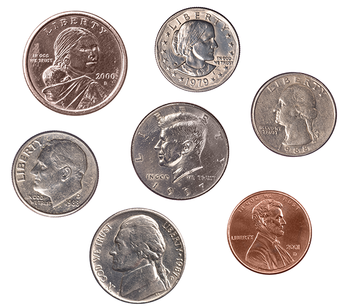
#> input picture images/coins01.png, 350 x 308 px
$ python simple_thresholding.py --image images/coins01.png
#> lines starting #> are read from the running program, lines starting #| are printed output that depends on the picture; after the words box and inside, x2 and y2 are one past the last pixel; in counts of white or black regions, pixels touching at a corner belong together
#3 types of thresholding: simple, Otsu and adaptive thresholding
#simple thresholding you manually supply the parameters
#otsu's thresholding automatically compute the optimal threshold value based
#on the input image.
#adaptive thresholding breaks the image down into smaller pieces and thresholds
#each of the pieces seperately.
"""
Thresholding is the binarization of an image. In general, we seek to convert a
grayscale image to a binary image, where the pixels are either 0 or 255.

A simple thresholding example would be selecting a threshold value T, and then
setting all pixel intensities less than T to 0, and all pixel values greater
than T to 255. In this way, we are able to create a binary representation of
the image.
"""
#thresholding is able to extract objects out of an image from
#the objects background
import argparse
import cv2

#build the argument parser
ap = argparse.ArgumentParser()
ap.add_argument("-i", "--image", type=str, required=True, help="path to input img")
args = vars(ap.parse_args())

image = cv2.imread(args["image"])
#> image is the input picture: shape (308, 350, 3); mean B, G, R 195.3, 198.1, 206.5
cv2.imshow("Original", image)

#convert to grayscale
gray = cv2.cvtColor(image, cv2.COLOR_BGR2GRAY)
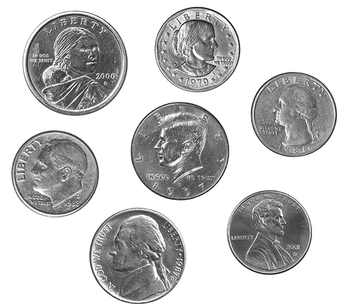
#> gray: shape (308, 350); min 5, max 255, mean 200.3
#apply a 7x7 guassian blur
blurred_gray = cv2.GaussianBlur(gray, (7, 7), 0)
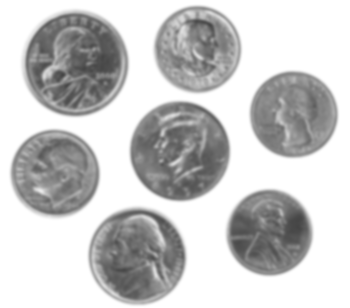
#> blurred_gray: shape (308, 350); min 69, max 255, mean 200.3

#basic thresholding
#the threshold_check number is the value used to to threshold.
#if a pixel is greater that pixel is set to black, if its under the threshold check
#then that pixel is set to white
#cv2.threshold(image_to_thresh, threshold_check(int), output_value_for_thresholding, cv2.THRESHOLDING_METHOD)
T, thresh_inv = cv2.threshold(blurred_gray, 100, 255, cv2.THRESH_BINARY_INV)
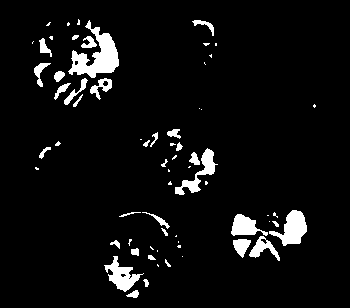
#> thresh_inv: shape (308, 350); 5.7% white; 66 white regions (32 under 20 px), largest, box (x1, y1, x2, y2) and area: (68, 20, 119, 78) 1268, (269, 210, 307, 246) 705, (104, 256, 144, 292) 584
cv2.imshow("Threshold Binary Inverse", thresh_inv)

#normal thresholding
T, thresh = cv2.threshold(blurred_gray, 100, 255, cv2.THRESH_BINARY)
cv2.imshow("Thresholding Binary", thresh)

#show the masked regions of the image
masked = cv2.bitwise_and(image, image, mask=thresh_inv)
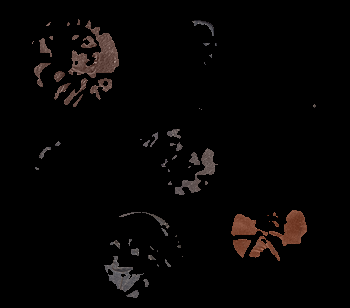
#> masked: shape (308, 350, 3); mean B, G, R 4.1, 4.5, 6.1
cv2.imshow("Output", masked)
cv2.waitKey(0)
